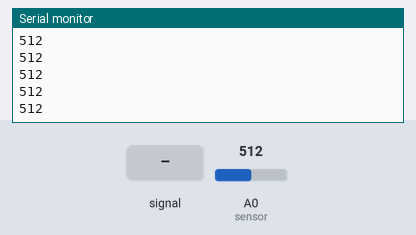
Simulated run of this sketch. Board: Arduino Uno, built with avr-gcc and run on an emulated ATmega328P. Shown: the last lines printed to the serial monitor. Inputs (shaded band) come from the test bench; at power-on: A0 (sensor) = 512.

Above: at 1.2 s.
1.3 s: A0 (sensor) fed a 200 Hz sine of ±81 counts around its level
At 2.3 s:
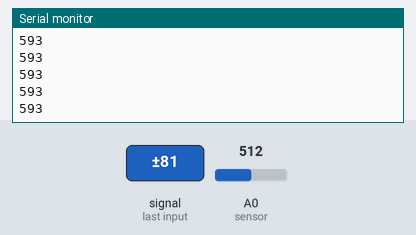
2.8 s: A0 (sensor) set to 716
At 3.7 s:
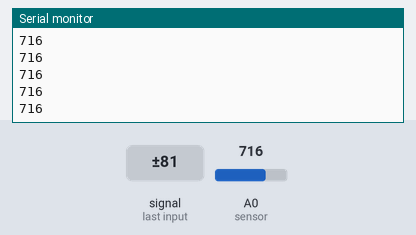
4.3 s: A0 (sensor) set to 900
At 5.2 s:
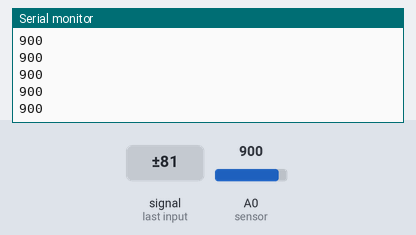
Timing chart, 0 to 7.3 s (numbered marks = the images above; inputs shaded):
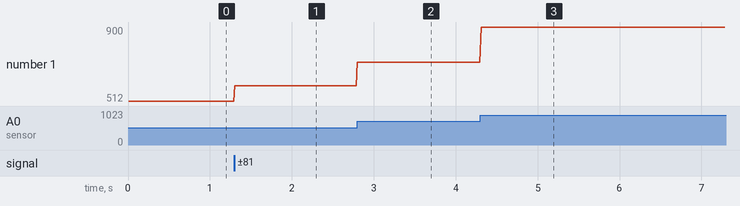

The sketch:

P03_LecturasValorMayorSensores.ino
```cpp
//PROPROCESAMIENTO DE DATOS...
//
//NORMALMENTE LEEMOS UNICAMENTE UNA VEZ CADA SENSOR Y MANDAMOS
//LA INFORMACION AL PUERTO SERIAL...
//
//ESTO ES INCORRECTO DEBIDO A QUE PODRIAN GENERARSE
// INCONSISTENCIAS EN LAS LECTURAS, POR LO QUE DEBE BUSCARSE
// TRATAR DE AMINORAR ESTA SITUACION MEDIANTE EL PREPROCESAMIENTO...
//
// PRIMERA APROXIMACION.... MEDIDAS DE TENDENCIA CENTRAL...>.<!
//
int sensor = A0;
void setup() {
  // put your setup code here, to run once:
  Serial.begin(9600);
}
//Valor Mayor
int totLecturas = 30;
int valor[30]; //vector
int valorMayor = -1; //
void loop() {
  // put your main code here, to run repeatedly:
  for(int i = 0; i<totLecturas;i++){
    valor[i] = analogRead(sensor);
    delayMicroseconds(100);
  }
  valorMayor = -1;
  for(int i = 0; i<totLecturas;i++){
    if(valor[i]>valorMayor){
      valorMayor = valor[i];
    }
  }

  Serial.println(valorMayor);

  delay(10);
}
```

Measured:
- after the input at 1.3 s, the serial monitor: prints a new line at once (image 1)
- after the input at 2.8 s, the serial monitor: prints a new line at once (image 2)
- after the input at 4.3 s, the serial monitor: prints a new line at once (image 3)
- plotted number 1: 512 → 592 after the input at 1.3 s, 592 → 716 after the input at 2.8 s, 716 → 900 after the input at 4.3 s
